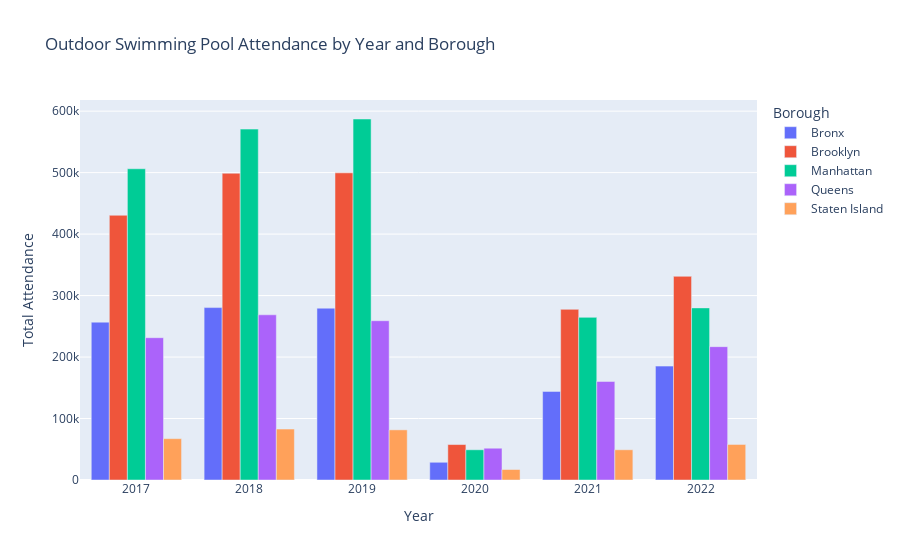

Notebook code cell kept with this figure:
### Markdown cell above
4. I create a grouped bar chart to compare outdoor swimming pool attendance across New York City boroughs over time. Each year is shown on the x-axis, and each borough is represented by a different color. The height of each bar shows the total number of visitors in that year.

### Code cell
fig2 = px.bar(
    swim_new,
    x = "Year",
    y = "Attendance",
    color = "Borough",
    barmode = "group",
    title = "Outdoor Swimming Pool Attendance by Year and Borough",
    labels = {"Attendance": "Total Attendance"},
)
fig2.show()

### Figure 1 — Plotly figure (JSON) as saved in the notebook; plotly's stock layout.template omitted (floating-point values rounded to 4 significant figures)
{"data": [{"alignmentgroup": "True", "hovertemplate": "Borough=Bronx<br>Year=%{x}<br>Total Attendance=%{y}<extra></extra>", "legendgroup": "Bronx", "marker": {"color": "#636efa", "pattern": {"shape": ""}}, "name": "Bronx", "offsetgroup": "Bronx", "orientation": "v", "showlegend": true, "textposition": "auto", "type": "bar", "x": [2017, 2018, 2019, 2020, 2021, 2022], "xaxis": "x", "y": [256775, 280453, 279501, 28831, 144102, 185255], "yaxis": "y"}, {"alignmentgroup": "True", "hovertemplate": "Borough=Brooklyn<br>Year=%{x}<br>Total Attendance=%{y}<extra></extra>", "legendgroup": "Brooklyn", "marker": {"color": "#EF553B", "pattern": {"shape": ""}}, "name": "Brooklyn", "offsetgroup": "Brooklyn", "orientation": "v", "showlegend": true, "textposition": "auto", "type": "bar", "x": [2017, 2018, 2019, 2020, 2021, 2022], "xaxis": "x", "y": [430635, 498958, 499626, 57676, 277626, 331311], "yaxis": "y"}, {"alignmentgroup": "True", "hovertemplate": "Borough=Manhattan<br>Year=%{x}<br>Total Attendance=%{y}<extra></extra>", "legendgroup": "Manhattan", "marker": {"color": "#00cc96", "pattern": {"shape": ""}}, "name": "Manhattan", "offsetgroup": "Manhattan", "orientation": "v", "showlegend": true, "textposition": "auto", "type": "bar", "x": [2017, 2018, 2019, 2020, 2021, 2022], "xaxis": "x", "y": [506304, 570788, 587226, 49157, 264554, 279989], "yaxis": "y"}, {"alignmentgroup": "True", "hovertemplate": "Borough=Queens<br>Year=%{x}<br>Total Attendance=%{y}<extra></extra>", "legendgroup": "Queens", "marker": {"color": "#ab63fa", "pattern": {"shape": ""}}, "name": "Queens", "offsetgroup": "Queens", "orientation": "v", "showlegend": true, "textposition": "auto", "type": "bar", "x": [2017, 2018, 2019, 2020, 2021, 2022], "xaxis": "x", "y": [231479, 268717, 259071, 51693, 160281, 216880], "yaxis": "y"}, {"alignmentgroup": "True", "hovertemplate": "Borough=Staten Island<br>Year=%{x}<br>Total Attendance=%{y}<extra></extra>", "legendgroup": "Staten Island", "marker": {"color": "#FFA15A", "pattern": {"shape": ""}}, "name": "Staten Island", "offsetgroup": "Staten Island", "orientation": "v", "showlegend": true, "textposition": "auto", "type": "bar", "x": [2017, 2018, 2019, 2020, 2021, 2022], "xaxis": "x", "y": [67258, 82908, 81567, 17075, 49182, 57807], "yaxis": "y"}], "layout": {"barmode": "group", "legend": {"title": {"text": "Borough"}, "tracegroupgap": 0}, "title": {"text": "Outdoor Swimming Pool Attendance by Year and Borough"}, "xaxis": {"anchor": "y", "domain": [0, 1], "title": {"text": "Year"}}, "yaxis": {"anchor": "x", "domain": [0, 1], "title": {"text": "Total Attendance"}}}}
